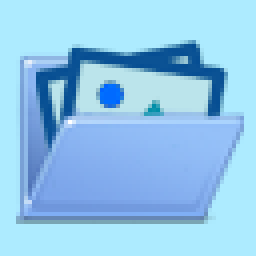
%> input picture folder_photo.png, 64 x 64 px (shown 4 times larger)
$ octave --eval "result = im2Bounds(rgb2gray(imread('folder_photo.png')));"   (GNU Octave 9; MATLAB toolbox functions it lacks are replaced by stand-ins)
%> lines starting %> are read from the running program, lines starting %| are printed output that depends on the picture; in (x1, y1, x2, y2) boxes, pixels count from 0 and x2, y2 are one past the last pixel; in counts of white or black regions, pixels touching at a corner belong together; the program's own positions count from 1
### getExactBounds.m
function Bs = getExactBounds( bw )
% getExactBounds: get the exact boundaries (polygonal) of binary image
% sub-function: outerboundary.m and holeboundary.m
%
% input bw - binary image
% ouput Bs - stores column (x) and row (y) coordinates of exact polygonal
%           boundaries. Bs is a p-by-1 cell array, where p is the number of
%           (4 connected) objects and (4 connected) holes. Each cell in the
%           cell array contains a q-by-2 matrix. Each row in the matrix
%           contains the column and row coordinates of a boundary corner. q
%           is the number of boundary corner for the corresponding region.
%           Size of Bs{i} is (1+number_of_vertices)-by-2.
%
% Comment:
% There're huge different between function bwboundaries and getExactBounds.
% The output of bwboundaries and getExactBounds may have different length.
%
% 1. bwboundaries(BW,conn,options)
% Return row (y) and column (x) coordinates of boundary pixel locations.
% Only inner boundaries are obatined.
% Parameter conn is very important for function bwboundaries. According to
% bwboundaries.m in Matlab,
% if conn = 4, objects are 4 connected and holes are 8 connected;
% if conn = 8, objects are 8 connected and holes are 4 connected.
% This is to avoid topological errors.
%
% 2. getExactBounds( bw )
% Return column (x) and row (y) coordinates of the corner of boundary
% pixels.
% However, function getExactBounds don't have connectivity parameter. Both
% objects and holes are 4 connected, since outputs are exact boundary.
%
% Example:
%     bw = imread('bw.tif');
%     Bs = getExactBounds( bw );
%
%     hold on
%     imshow(bw,'InitialMagnification','fit');
%     for k = 1:length(Bs)
%        plot( Bs{k}(:,1), Bs{k}(:,2), 's-g','MarkerSize',5,'LineWidth',2 );
%     end
%     hold off
%
% Revision history:
%   Jiexian Ma, mjx0799@gmail.com, May 2020
% www.mathworks.com/matlabcentral/fileexchange/72436-getexactbounds-get-exact-boundary
%

    % initialize
    Bs = cell(0);
    % label objects using 4-connected neighborhood
    [ Label, num_object ] = bwlabel( bw, 4 );
    objs = regionprops( Label, 'Image', 'BoundingBox' );

    % get boundary of each 4-connected object, and update Bs
    for i = 1: num_object
        % one object at a time
        % B_temp is a cell & inner boundary
        B_temp = bwboundaries( (objs(i).Image)', 8 );

        % convert back to global coordinate
        for j = 1: length(B_temp)
            B_temp{j}(:,1) = B_temp{j}(:,1) + objs(i).BoundingBox(1) -0.5;
            B_temp{j}(:,2) = B_temp{j}(:,2) + objs(i).BoundingBox(2) -0.5;
        end

        % convert B_temp (inner boundary) to B (exact boundary)
        if length(B_temp) == 1       % no holes
            B = outerboundary( B_temp(1) );
        elseif length(B_temp) > 1    % exist holes
            B = [ outerboundary( B_temp(1) );
                holeboundary( B_temp(2:end) ) ];
        else
            error("boundary error")
        end

        % update Bs
        Bs = [ Bs; B ];
    end

end

% [323 lines left out: functions outerboundary, holeboundary, getCorner, not called in this run]

### im2Bounds.m
function bounds = im2Bounds( im )
% convert grayscale segmented image into exact polygonal boundaries using
% getExactBounds.m
%
% bounds - cell array. bounds{i}{j} is one of the polygonal boundaries,
%          corresponding to region with certain gray level in image im.
%          Polygons in bounds{i} have the same grayscale level.
%          bounds{i}{j}(:,1) is x coordinate (column direction).
%          bounds{i}{j}(:,2) is y coordinate (row direction). You can use
%          plot( bounds{i}{j}(:,1), bounds{i}{j}(:,2) ) to view the
%          polygon. Use plotBounds( bounds ) to view all polygons, check
%          plotBounds.m.
%
% Revision history:
%   Jiexian Ma, mjx0799@gmail.com, Oct 2020

    im = flip(im,1);	% in fem software using right-hand coordinate,
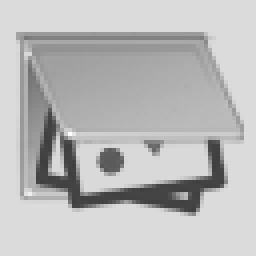
%> im: size 64x64 uint8 (shown 4 times larger); min 63, max 255, mean 187.2
                        % to coincide with that, must flip in row direction
                        % so the origin of coordinates is at bottom-left

    intensity = unique( im );    % vector
%> intensity = 154 values from 63 to 255
    num_phase = size( intensity, 1 );
%> num_phase = 154
    bounds = cell( num_phase, 1 );
%> bounds = 154 items

    for i = 1: num_phase
        bw = im == intensity(i);
        % Obtain the exact polygonal boundaries of objects and holes in
        % binary image. Both objects and holes are 4-connected.
        bounds{i} = getExactBounds( bw );
    end
%> this loop made 150 passes
%> num_object in getExactBounds on passes 1 to 12: 5, 14, 24, 31, 28, 8, 6, 5, 5, 4, 2, 4
%> (num_object in getExactBounds, objs in getExactBounds) on passes 19, 21, 22, 26, 35, 36: (1, {BoundingBox [11.5 31.5 1 1], Image true}), (1, {BoundingBox [16.5 44.5 1 1], Image true}), (1, {BoundingBox [52.5 44.5 1 1], Image true}), (1, {BoundingBox [28.5 50.5 1 1], Image true}), (1, {BoundingBox [16.5 42.5 1 1], Image true}), (1, {BoundingBox [44.5 45.5 1 1], Image true})
%> pass 1, in im2Bounds, `bw = im == intensity(i);`:
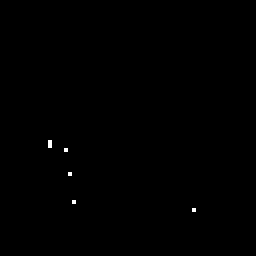
%> bw: size 64x64 logical (shown 4 times larger); 0.15% white in thin lines or dots, all inside (x1, y1, x2, y2) = (12, 35, 49, 53)
%> pass 2, in im2Bounds, `bw = im == intensity(i);`:
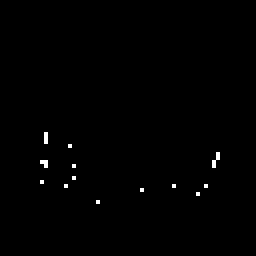
%> bw: size 64x64 logical (shown 4 times larger); 0.49% white in thin lines or dots, all inside (x1, y1, x2, y2) = (10, 33, 55, 51)
%> the run ends on the next line
    % size of bounds {i}{j} = (1+number_of_vertices)-by-2

    % post-process
    bounds = bounds2CCW( bounds );       % counterclockwise ordering
    bounds = head2BottomLeft( bounds );
end

function bounds = bounds2CCW( bounds )
% Convert polygon contour to counterclockwise vertex ordering
%
    for i = 1: length(bounds)
        for j = 1: length(bounds{i})
            [ bounds{i}{j}(:,1), bounds{i}{j}(:,2) ] = poly2ccw( ...
                                    bounds{i}{j}(:,1), bounds{i}{j}(:,2) );

        end
    end
end

function bounds = head2BottomLeft( bounds )
% rearrange each polygon in cell bounds
% make the bottom left vertex become head vertex

    for i = 1: length(bounds)
        for j = 1: length(bounds{i})
            poly = bounds{i}{j};
            % find the bottom left vertex in poly
            miny = min( poly(:,2) );
            Iy = find( poly(:,2) == miny);
            [ ~, Ix ] = min( poly(Iy,1) );

            if Iy( Ix ) ~= 1    % not equal to current head vertex
                head_index = Iy(Ix);
                bounds{i}{j} = setNewHeadPt( poly, head_index );
            end
        end
    end

end
